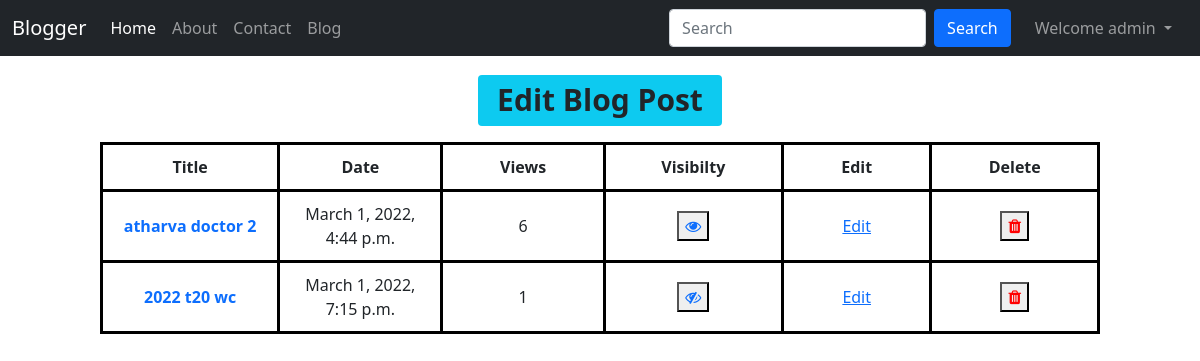
/blog/blogEdit (signed in), run on an earlier commit of the app's database.
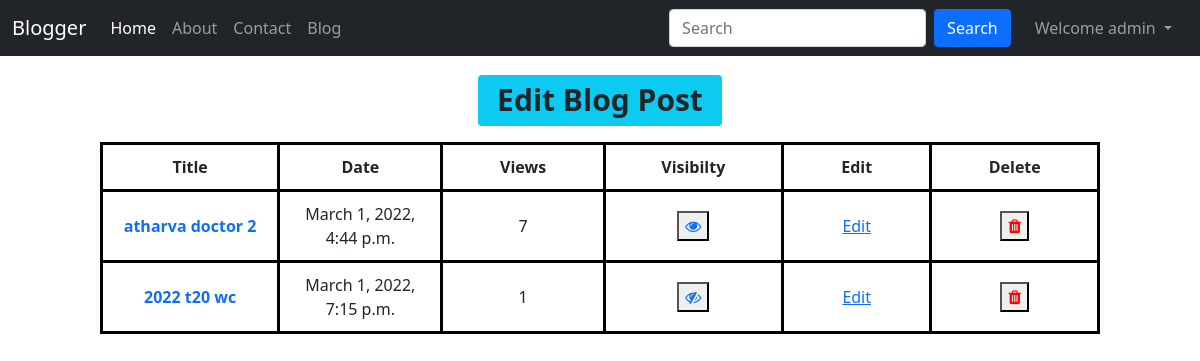
And on a later commit of the database.
### blog/models.py (models this page shows, shortened)
class Post(models.Model):
    sno = models.AutoField(primary_key=True)
    title = models.CharField(max_length=255)
    content = models.TextField()
    author = models.CharField(max_length=20)
    slug = models.CharField(max_length=130)
    views = models.IntegerField(default=0)
    timestamp = models.DateTimeField(blank=True)
    visibility = models.IntegerField(default=1)

### blog/views.py (the view)
# urls.py: path('blogEdit', views.blogEdit, name="blogEdit"),
def blogEdit(request):
    uname = request.user.first_name + " " + request.user.last_name
    pt = Post.objects.filter(author=uname)
    context = {
        'pt': pt
    }
    return render(request, "blog/blogEdit.html", context)

### templates/blog/blogEdit.html (shortened to what this page needs)
{% extends 'base.html' %}
{% block body %}
<div class="col d-flex justify-content-center">
    <h1 class="text-center mb-3 my-3" style="margin: 10px;"><span class="badge bg-info text-dark">Edit Blog Post</span></h1>
</div>
<div class="col d-flex justify-content-center">
    <table>
        <thead>
            <tr>
                <th>Title</th>
                <th>Date</th>
                <th>Views</th>
                <th>Visibilty</th>
                <th>Edit</th>
                <th>Delete</th>
            </tr>
        </thead>
        <tbody>
            <tr>
                {% for i in pt %}
                <td><a href="/blog/{{i.slug}}" style="text-decoration:none; font-weight:bold;">{{i.title}}</a></td>
                <td>{{i.timestamp }}</td>
                <td>{{i.views}}</td>
                <td>
                    {% if i.visibility < 1 %}
                    <button id="eyeb" ><a id="eyee" href="visible/{{i.sno}}"><i class="fa fa-eye-slash" ></i></a></button>
                    {%else%}
                    <button id="eyeb" ><a id="eyee" href="visible/{{i.sno}}"><i class="fa fa-eye" ></i></a></button>
                    {% endif %}
                </td>
                <td><a href="Edit/{{i.sno}}">Edit</a></td>
                <td><button><a href="delete/{{i.sno}}"><i class="fa fa-trash" style="color:red;"></i></a></button></td>
            </tr>
            {% endfor %}
        </tbody>
    </table>
</div>
{% endblock body %}

What changed in the data, as far as the page shows it:
changed Post "atharva doctor 2": views "6" → "7"
